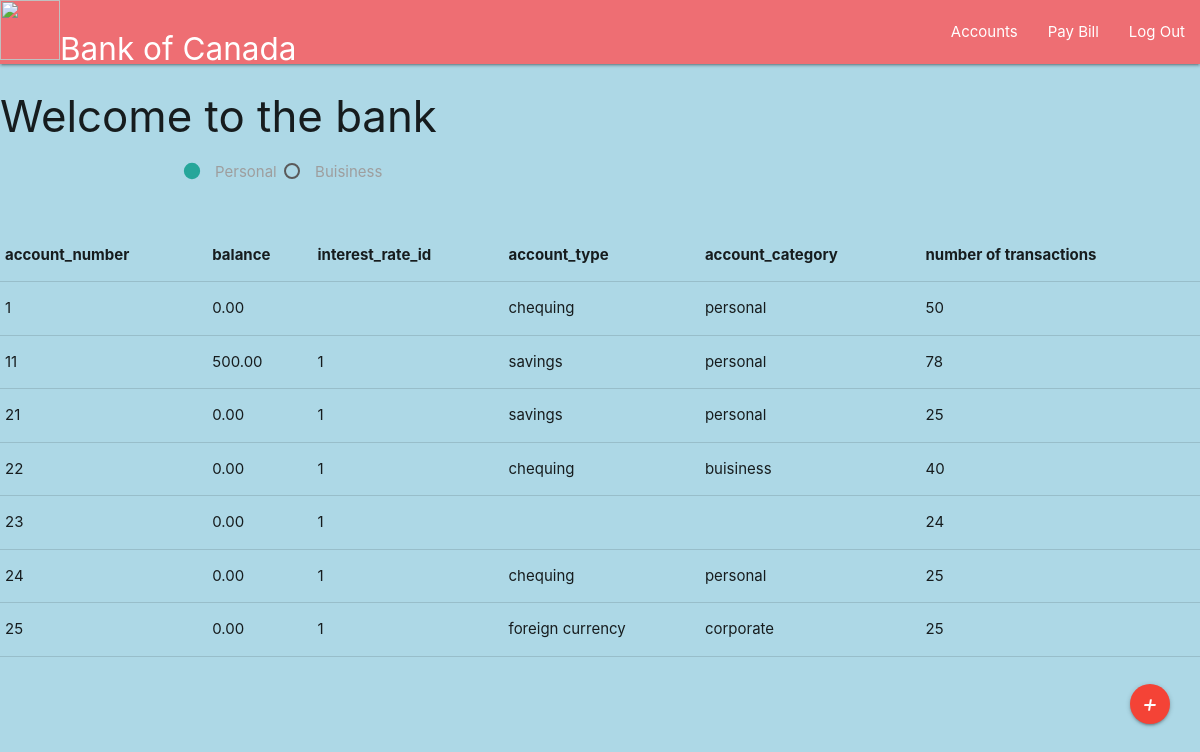
Page /welcome.php (signed in) on the committed database.
### tables this page shows
CREATE TABLE `account` (
  `account_number` int(11) NOT NULL AUTO_INCREMENT,
  `balance` decimal(10,2) NOT NULL,
  `interest_rate_id` int(11) DEFAULT NULL,
  `account_type` varchar(255) DEFAULT NULL,
  `account_category` varchar(255) DEFAULT NULL,
  `client_id` int(11) NOT NULL,
  `transaction_limit` int(45) DEFAULT 25,
  PRIMARY KEY (`account_number`),
  KEY `savings_account_client_client_id_fk` (`client_id`),
  KEY `savings_account_interest_interest_rate_id_fk` (`interest_rate_id`),
  CONSTRAINT `savings_account_client_client_id_fk` FOREIGN KEY (`client_id`) REFERENCES `client` (`client_id`) ON UPDATE CASCADE,
  CONSTRAINT `savings_account_interest_interest_rate_id_fk` FOREIGN KEY (`interest_rate_id`) REFERENCES `interest` (`interest_rate_id`) ON UPDATE CASCADE
);

### welcome.php (the view, shortened to what this page needs)
<!DOCTYPE html>
<html lang="en" dir="ltr">
  <head>
    <link rel="stylesheet" href="https://cdnjs.cloudflare.com/ajax/libs/materialize/1.0.0/css/materialize.min.css">
  </head>
  <body>
    <?php
      include('client_navbar.php');
     ?>
    <h3>Welcome to the bank</h3>
<div class="container">
<label>
  <span>Personal</span>
</label>
<label>
  <span>Buisiness</span>
</label>
</div>
<br>
<br>
    <?php
        if(isset($_SESSION['client_id'])){
          $client_id = $_SESSION['client_id'];
          $servername = "localhost";
          $username = "root";
          $password_db = "";
          $conn = new mysqli($servername, $username, $password_db);
          $sql = "SELECT * FROM account WHERE client_id=".$client_id.";";
          $result = $conn->query($sql);
          if ($result->num_rows > 0) {
            echo     "<table border='1' class='highlight' id='account_table'>
                <tr>
                  <th>account_number</th>
                  <th>balance</th>
                  <th>interest_rate_id</th>
                  <th>account_type</th>
                  <th>account_category</th>
                  <th>number of transactions</th>
                </tr>";
              while($row = $result->fetch_assoc()) {
                  echo "<tr>";
                    echo "<td>".$row['account_number']."</td>";
                    echo "<td>".$row['balance']."</td>";
                    echo "<td>".$row['interest_rate_id']."</td>";
                    echo "<td>".$row['account_type']."</td>";
                    echo "<td>".$row['account_category']."</td>";
                    echo "<td>".$row['transaction_limit']."</td>";
                  echo "</tr>";
              }
              echo "</table>";
          }
        }
        else{
                echo "<script>M.toast({html: 'Please Login', classes: 'rounded'});</script>";
                header('refresh:1,url=index.php');
        }
    ?>
    <br>
    <div class="container" style="position: relative;">
        <a class="btn-floating btn-medium waves-effect waves-light red" style=" position: absolute;right: -150px;top: 5px;" href="createAccount.php"><i class="material-icons">+</i></a>
    </div>
  </body>
</html>

### welcome.php (style rules this page uses)
body { background-color: lightblue; }

### rows in the picture
account: account_number "1", balance "0.00", account_type "chequing", account_category "personal", transaction_limit "50"
account: account_number "11", balance "500.00", interest_rate "1", account_type "savings", account_category "personal", transaction_limit "78"
account: account_number "21", balance "0.00", interest_rate "1", account_type "savings", account_category "personal", transaction_limit "25"
account: account_number "22", balance "0.00", interest_rate "1", account_type "chequing", account_category "buisiness", transaction_limit "40"
account: account_number "23", balance "0.00", interest_rate "1", transaction_limit "24"
account: account_number "24", balance "0.00", interest_rate "1", account_type "chequing", account_category "personal", transaction_limit "25"
account: account_number "25", balance "0.00", interest_rate "1", account_type "foreign currency", account_category "corporate", transaction_limit "25"
